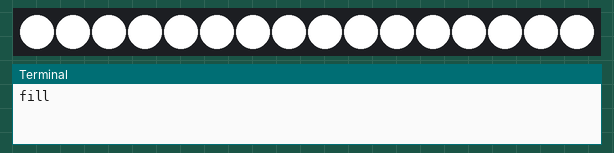
This program was run on a simulated Raspberry Pi (BCM pin numbers). Parts: 16 RGB LEDs in strip order, left to right, the last lines printed to the terminal.

Above: at 0.1 s.
At 5.6 s:
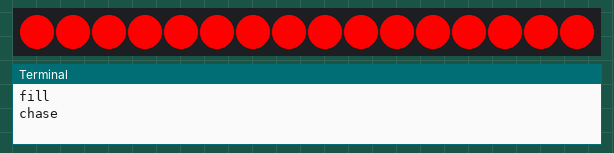
At 12.0 s:
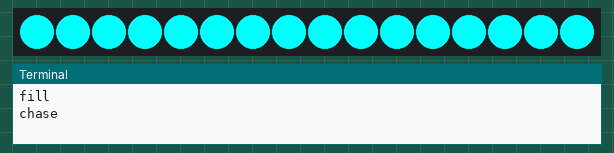
At 16.2 s:
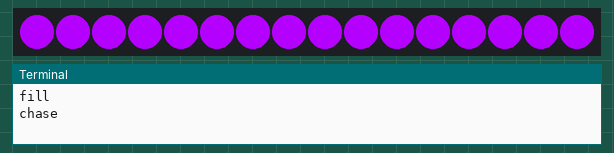
At 23.5 s:
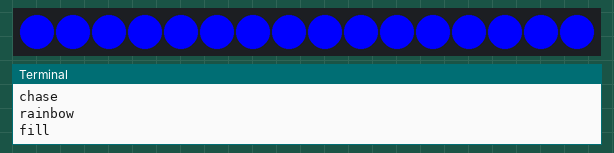
At 38.7 s:
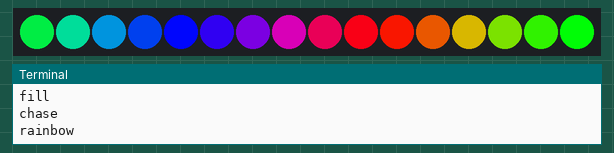

The program:

lightshow.py
```python
# Help from https://learn.adafruit.com/adafruit-crickit-hat-for-raspberry-pi-linux-computers


import time
from adafruit_crickit import crickit
#import neopixel
from adafruit_seesaw.neopixel import NeoPixel

num_pixels = 16  # Number of pixels driven from Crickit NeoPixel terminal
#ORDER = neopixel.GRBW

# The following line sets up a NeoPixel strip on Seesaw pin 20 for Feather
pixels = NeoPixel(crickit.seesaw, 20,  num_pixels,bpp=4, pixel_order=(0,1,2,3))

def wheel(pos):
    # Input a value 0 to 255 to get a color value.
    # The colours are a transition r - g - b - back to r.
    if pos < 0 or pos > 255:
        return (0, 0, 0,0)
    if pos < 85:
        return (255 - pos * 3, pos * 3, 0,0)
    if pos < 170:
        pos -= 85
        return (0, 255 - pos * 3, pos * 3,0)
    pos -= 170
    return (pos * 3, 0, 255 - pos * 3,0)

def color_chase(color, wait):
    for i in range(num_pixels):
        pixels[i] = color
        time.sleep(wait)
        pixels.show()
    time.sleep(0.5)

def rainbow_cycle(wait):
    for j in range(255):
        for i in range(num_pixels):
            rc_index = (i * 256 // num_pixels) + j
            pixels[i] = wheel(rc_index & 255)
        pixels.show()
        time.sleep(wait)

BRIGHTWHITE=(255,255,255,255)
WHITE = (0,0,0,255)
RED = (255, 0, 0,0)
YELLOW = (255, 150, 0,0)
GREEN = (0, 255, 0,0)
CYAN = (0, 255, 255,0)
BLUE = (0, 0, 255,0)
PURPLE = (180, 0, 255,0)

while True:
    print("fill")
    pixels.fill(WHITE)
    pixels.show()
    time.sleep(1)
    # Increase or decrease to change the speed of the solid color change.
    time.sleep(1)
    pixels.fill(BRIGHTWHITE)
    pixels.show()
    time.sleep(1)
    pixels.fill(BLUE)
    pixels.show()
    time.sleep(1)

    print("chase")
    color_chase(RED, 0.1)  # Increase the number to slow down the color chase
    color_chase(YELLOW, 0.1)
    color_chase(GREEN, 0.1)
    color_chase(CYAN, 0.1)
    color_chase(BLUE, 0.1)
    color_chase(PURPLE, 0.1)

    print("rainbow")
    rainbow_cycle(0)  # Increase the number to slow down the rainbow
```

Measured:
- what the display in image 3 shows lasts 0.7 s, from 16.2 s to 16.9 s
